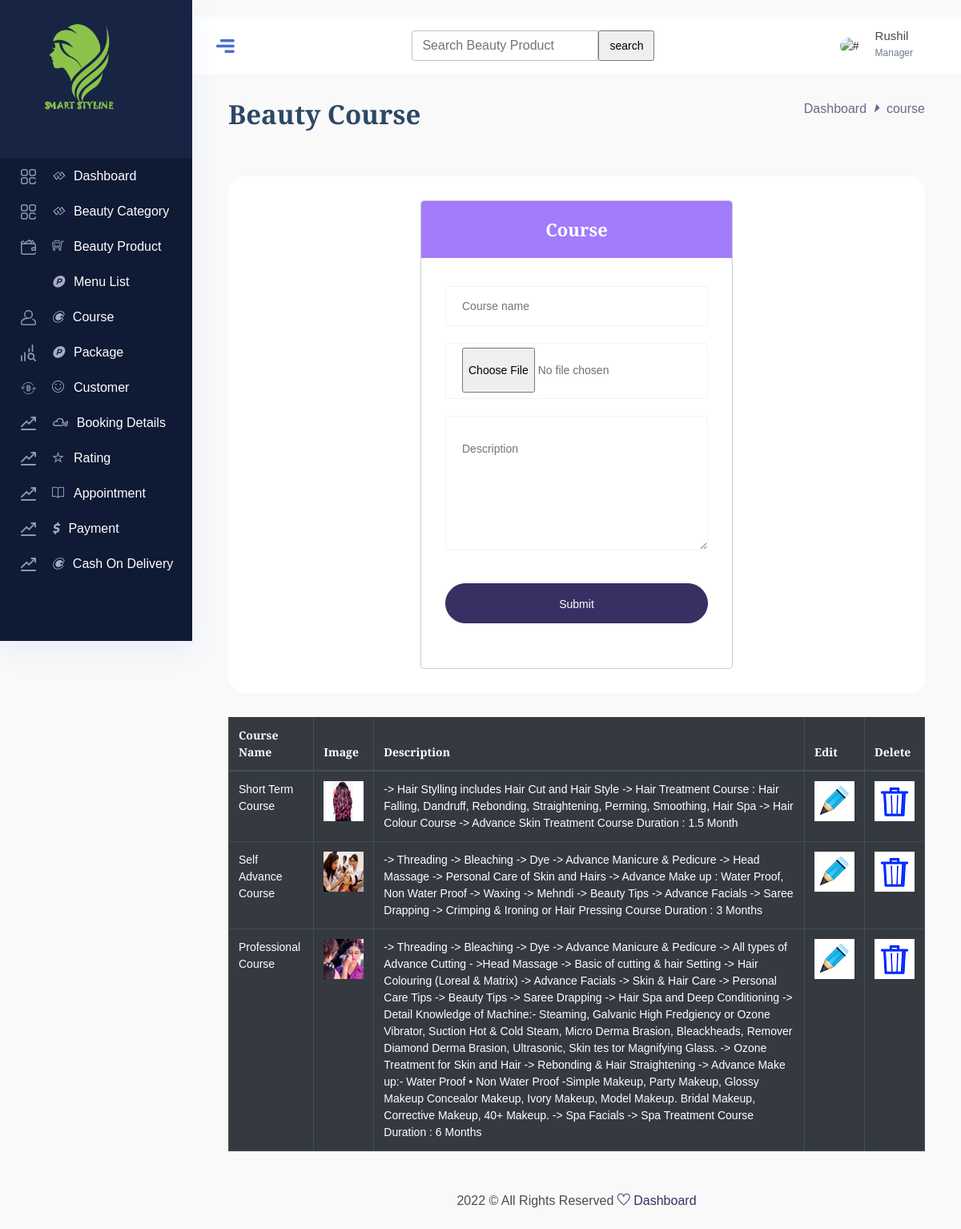
Screenshot of /admin/course.php with the database file from the repository.
### tables this page shows
CREATE TABLE `course` (
  `course_id` int(3) NOT NULL,
  `course_name` varchar(50) NOT NULL,
  `image` varchar(100) NOT NULL,
  `price` int(3) NOT NULL,
  `description` text NOT NULL,
  `status` bit(1) NOT NULL
);

### admin/course.php (the view, shortened to what this page needs)
<!DOCTYPE html>
<html lang="zxx">
<head>
<link rel="stylesheet" href="css/bootstrap.min.css" />
<link rel="stylesheet" href="vendors/themefy_icon/themify-icons.css" />
<link rel="stylesheet" href="vendors/font_awesome/css/all.min.css" />
<link rel="stylesheet" href="vendors/scroll/scrollable.css" />
<link rel="stylesheet" href="css/metisMenu.css">
<link rel="stylesheet" href="css/style.css" />
<link rel="stylesheet" href="css/colors/default.css" id="colorSkinCSS">
</head>
<body class="crm_body_bg">
<?php
include ('sidebar.php');
?>
<section class="main_content dashboard_part large_header_bg">
<?php
include ('header.php');
?>
<div class="main_content_iner ">
<div class="container-fluid p-0">
<div class="row justify-content-center">
<div class="col-12">
<div class="dashboard_header mb_50">
<div class="row">
<div class="col-lg-6">
<div class="dashboard_header_title">
<h3>Beauty Course</h3>
</div>
</div>
<div class="col-lg-6">
<div class="dashboard_breadcam text-right">
<p><a href="index.php">Dashboard</a> <i class="fas fa-caret-right"></i> course</p>
</div>
</div>
</div>
</div>
</div>
<div class="col-lg-12">
<div class="white_box mb_30">
<div class="row justify-content-center">
<div class="col-lg-6">
<div class="modal-content cs_modal">
<div class="modal-header theme_bg_1 justify-content-center">
<h5 class="modal-title text_white">Course</h5>
</div>
<div class="modal-body">
<form method="post" enctype="multipart/form-data">
<div class="form-group">
<input type="text" class="form-control" name="course_name" placeholder="Course name">
</div>
<div class="form-group">
<input type="file" class="form-control" name="image" placeholder="Image" style="height: 70px;  padding-top:5px;">
</div>
<div class="form-group">
<textarea class="form-control" name="description" placeholder="Description"></textarea>
</div>
<input type="submit" class="btn_1 full_width text-center" name="submit" style="    background-color: #373063;
    border: 1px solid #373063;
    color: #fff;
    display: inline-block;
    padding: 11px 25px;
    text-transform: capitalize;
    font-size: 14px;
    font-weight: 400;
    border-radius: 30px;
    white-space: nowrap;
    -webkit-transition: .5s;
    transition: .5s;
    text-align: center;
    padding: 0;">
</form>
</div></div></div></div>
</div>
<div class="white_card_body">
<div class="table-responsive m-b-30">
<table class="table table-bordered table-dark">
<thead>
<tr>
<th scope="col">Course Name</th>
<th scope="col">Image</th>
<th scope="col">Description</th>
<th scope="col">Edit</th>
<th scope="col">Delete</th>
</tr>
</thead>
<tbody>
    <?php
        $sql="select * from course where status=0";
        $result=mysqli_query($con,$sql);
        while($row= mysqli_fetch_array($result))
        {
            ?>
          <tr data-expanded="true">
            <td><?php echo $row['course_name'];?></td>
            <td><img src="courseimage/<?php echo $row['image'];?>" style="width:50px; height: 50px;"></td>
            <td><?php echo $row['description'];?></td>
            <td>
                 <img src="img/icon/edit.png">
             </td>
             <td>
            <a href="course.php?course_id=<?php echo $row['course_id'];?>">
                 <img src="img/icon/delete.png">
            </a>
             </td>
          </tr>
          <?php
        }
        ?>
</tbody>
</table>
 </div>
</div>
</div>
</div>
</div>
</div>
<?php
include ('footer.php');
?>
</section>
</body>
</html>

### rows the page displays
course: course_name "Short Term Course", image (picture), description "-> Hair Stylling includes Hair Cut and Hair Style -> Hair Treatment Course : Hair Falling, Dandruff, Rebonding, Straightening, Perming, Smoothing, Hair Spa -> Hair Colour Course -> Advance Skin Treatment Course Duration : 1.5 Month"
course: course_name "Self Advance Course", image (picture), description "-> Threading -> Bleaching -> Dye -> Advance Manicure & Pedicure -> Head Massage -> Personal Care of Skin and Hairs -> Advance Make up : Water Proof, Non Water Proof -> Waxing -> Mehndi -> Beauty Tips -> Advance Facials -> Saree Drapping -> Crimping & Ironing or Hair Pressing Course Duration : 3 Months"
course: course_name "Professional Course", image (picture), description "-> Threading -> Bleaching -> Dye -> Advance Manicure & Pedicure -> All types of Advance Cutting - >Head Massage -> Basic of cutting & hair Setting -> Hair Colouring (Loreal & Matrix) -> Advance Facials -> Skin & Hair Care -> Personal Care Tips -> Beauty Tips -> Saree Drapping -> Hair Spa and Deep Conditioning -> Detail Knowledge of Machine:- Steaming, Galvanic High Fredgiency or Ozone Vibrator, Suction Hot & Cold Steam, Micro Derma Brasion, Bleackheads, Remover Diamond Derma Brasion, Ultrasonic, Skin tes tor Magnifying Glass. -> Ozone Treatment for Skin and Hair -> Rebonding & Hair Straightening -> Advance Make up:- Water Proof • Non Water Proof -Simple Makeup, Party Makeup, Glossy Makeup…"
